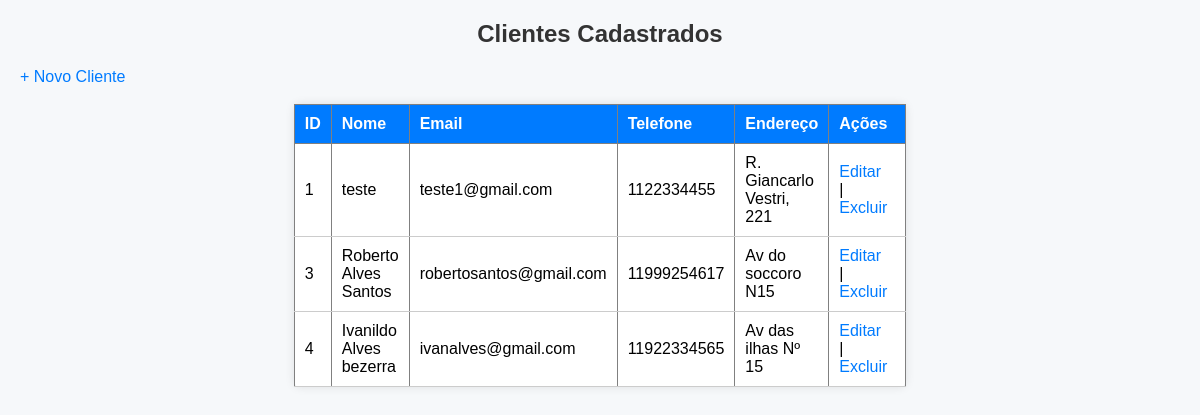
Page /cliente/listar.php on the committed database.
### tables this page shows
CREATE TABLE `clientes` (
  `id` int(11) NOT NULL,
  `nome` varchar(100) NOT NULL,
  `email` varchar(100) DEFAULT NULL,
  `telefone` varchar(20) DEFAULT NULL,
  `endereco` varchar(255) DEFAULT NULL,
  `cpf` varchar(14) DEFAULT NULL
);

### cliente/listar.php (the view, shortened to what this page needs)
<?php include('../db.php'); ?>
<!DOCTYPE html>
<html>
<head>
    <link rel="stylesheet" href="../estilo.css">
</head>
<body>
    <h2>Clientes Cadastrados</h2>
    <a href="cadastrar.php">+ Novo Cliente</a><br><br>
    <table border="1" cellpadding="10">
        <thead>
            <tr>
                <th>ID</th>
                <th>Nome</th>
                <th>Email</th>
                <th>Telefone</th>
                <th>Endereço</th>
                <th>Ações</th>
            </tr>
        </thead>
        <tbody>
            <?php
            $sql = "SELECT * FROM clientes";
            $resultado = $conn->query($sql);
            if ($resultado->num_rows > 0) {
                while($cliente = $resultado->fetch_assoc()) {
                    echo "<tr>";
                    echo "<td>" . $cliente["id"] . "</td>";
                    echo "<td>" . $cliente["nome"] . "</td>";
                    echo "<td>" . $cliente["email"] . "</td>";
                    echo "<td>" . $cliente["telefone"] . "</td>";
                    echo "<td>" . $cliente["endereco"] . "</td>";
                    echo "<td>
                            <a href='editar.php?id=" . $cliente["id"] . "'>Editar</a> |
                            <a href='excluir.php?id=" . $cliente["id"] . "' onclick=\"return confirm('Tem certeza que deseja excluir?');\">Excluir</a>
                          </td>";
                    echo "</tr>";
                }
            } else {
                echo "<tr><td colspan='6'>Nenhum cliente encontrado.</td></tr>";
            }
            ?>
        </tbody>
    </table>
</body>
</html>

### estilo.css (style rules this page uses)
body { font-family: Arial, sans-serif; background-color: #f6f8fa; margin: 20px; padding: 0; }
h2 { color: #333; text-align: center; margin-bottom: 20px; }
form, table { max-width: 600px; margin: auto; background: #fff; padding: 20px; border-radius: 6px; box-shadow: 0 0 10px rgba(0,0,0,0.1); }
table { border-collapse: collapse; width: 100%; }
th { background-color: #007bff; color: white; padding: 10px; text-align: left; }
td { padding: 10px; border-bottom: 1px solid #ccc; }
a { color: #007bff; text-decoration: none; margin-right: 8px; }

### rows in the picture
clientes: id "1", nome "teste", email "teste1@gmail.com", telefone "1122334455", endereco "R. Giancarlo Vestri, 221"
clientes: id "3", nome "Roberto Alves Santos", email "robertosantos@gmail.com", telefone "11999254617", endereco "Av do soccoro N15"
clientes: id "4", nome "Ivanildo Alves bezerra", email "ivanalves@gmail.com", telefone "11922334565", endereco "Av das ilhas Nº 15"
